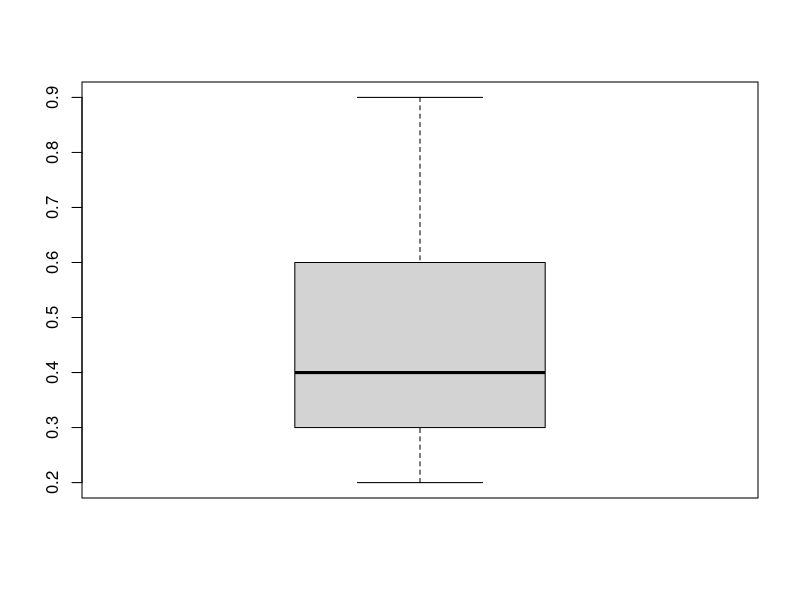
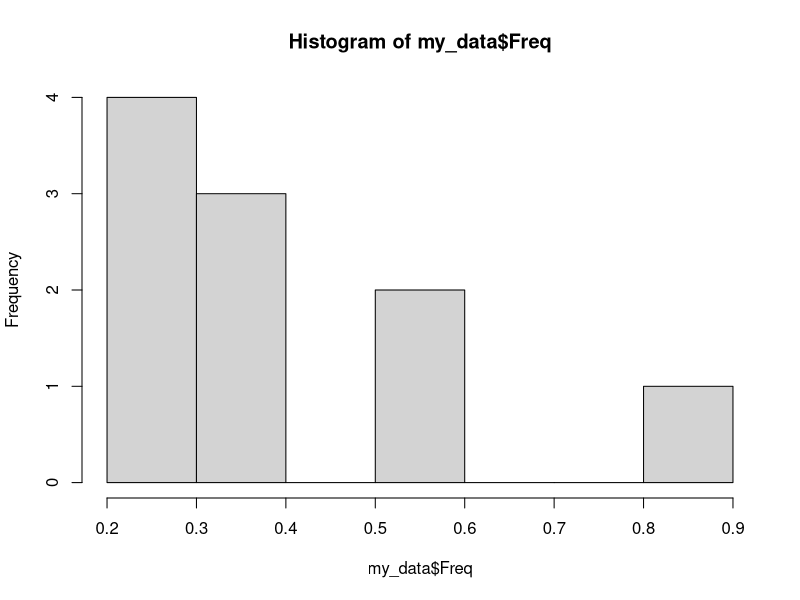
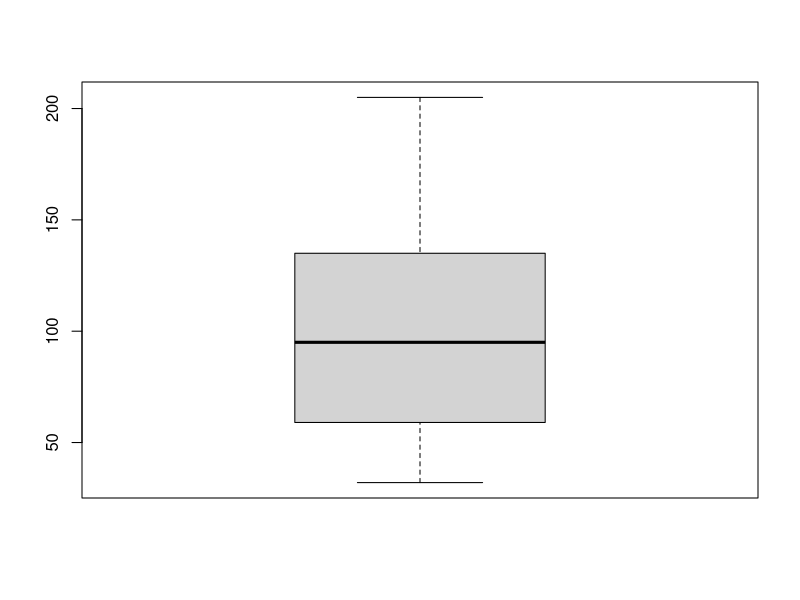
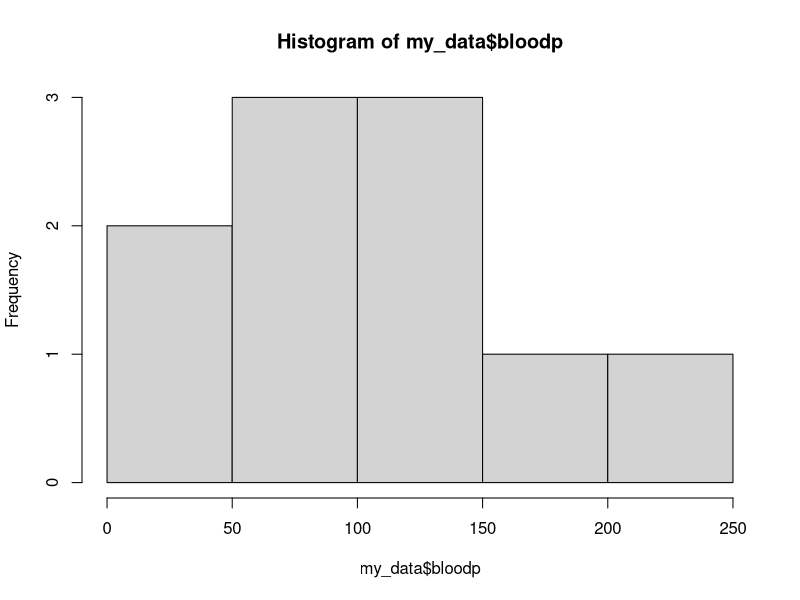
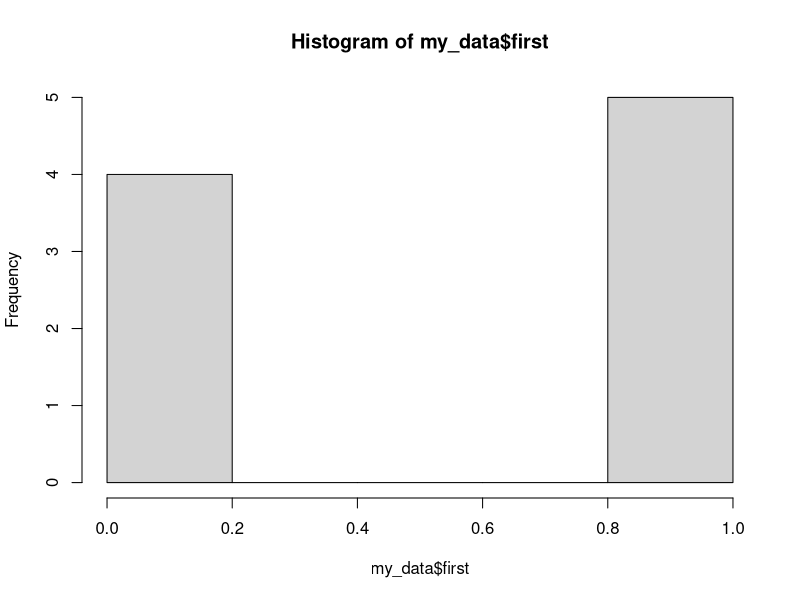
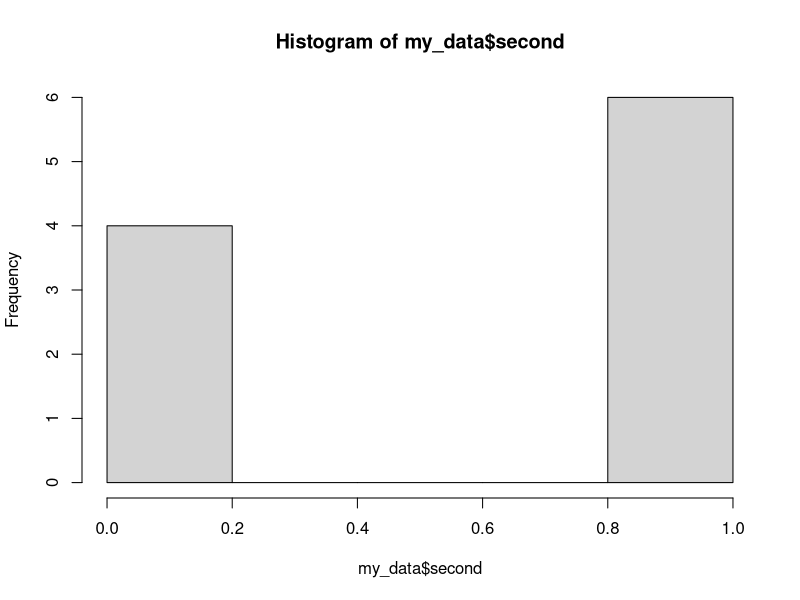
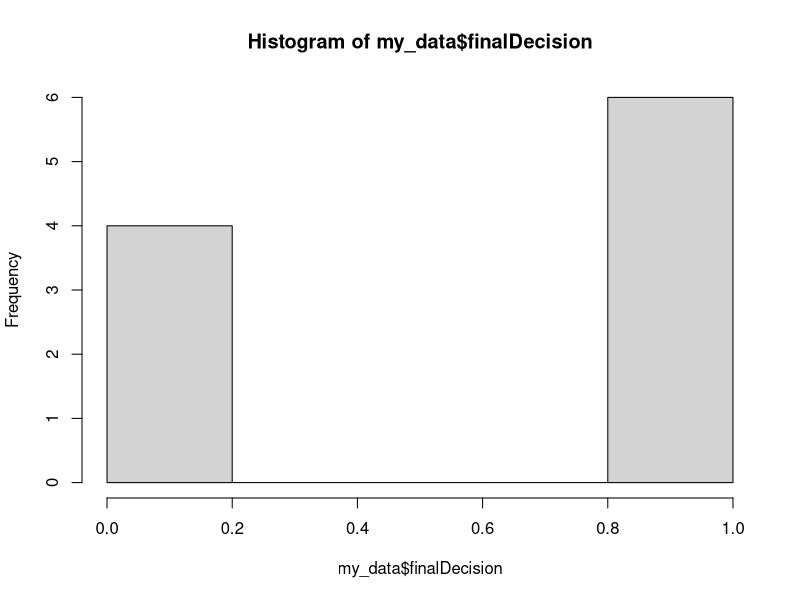

Generate these figures, in order, with R:
Freq <- c(0.6, 0.3, 0.4, 0.4, 0.2, 0.6, 0.3, 0.4, 0.9, 0.2)
bloodp <- c(103, 87, 32, 42, 59, 109, 78, 205, 135, 176)
first <- c(1, 1, 1, 1, 0, 0, 0, 0, NA, 1)
second <- c(0, 0, 1, 1, 0, 0, 1, 1, 1, 1)
finalDecision <- c(0, 1, 0, 1, 0, 1, 0, 1, 1, 1)

agreement <- first + second + finalDecision
#make data frame
my_data <- data.frame(Freq, bloodp, first, second, finalDecision, agreement)

#Plots of frequency
boxplot(my_data$Freq)
hist(my_data$Freq)
#plots of bp
boxplot(my_data$bloodp)
hist(my_data$bloodp)

#plots of doctor decisions
hist(my_data$first)
hist(my_data$second)
hist(my_data$finalDecision)